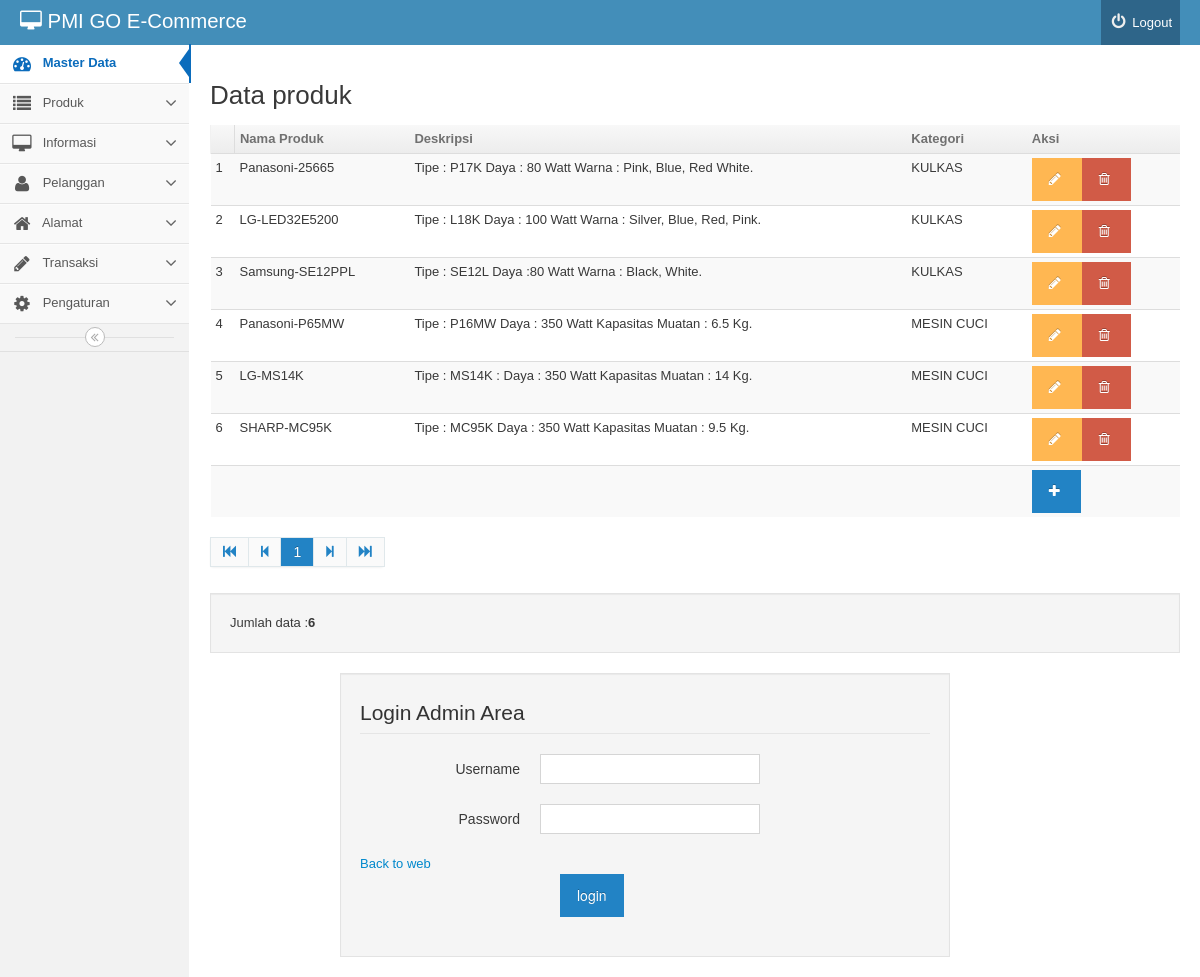
/backend/index.php (signed in), run on the app's committed database.
### tables this page shows
CREATE TABLE IF NOT EXISTS `produk` (
  `idproduk` int(10) NOT NULL AUTO_INCREMENT,
  `nama_produk` varchar(200) NOT NULL,
  `berat_produk` int(11) NOT NULL,
  `idkategori` int(255) NOT NULL,
  `deskripsi` text,
  `foto` varchar(50) DEFAULT NULL,
  PRIMARY KEY (`idproduk`)
);

CREATE TABLE IF NOT EXISTS `kategori` (
  `idkategori` int(11) NOT NULL AUTO_INCREMENT,
  `nama_kategori` varchar(40) NOT NULL,
  PRIMARY KEY (`idkategori`)
);

### backend/produk/produk_view.php (the view, shortened to what this page needs)
<div>
	<h2 id="headings"> Data produk</h2>
	<table  class="table table-striped table-condensed">
		<thead>
			<th><td><b>Nama Produk</b></td><td><b>Deskripsi</b></td><td><b>Kategori</b></td><td style='min-width: 100px'><b>Aksi</b></td></th>
		</thead>
		<tbody>
<?php
$batas='10';
$halaman=$_GET['halaman'];
$posisi=null;
if(empty($halaman)){
$posisi=0;
}else{
$posisi=($halaman-1)* $batas;
}
$query="SELECT produk.*, kategori.nama_kategori
 from produk,kategori
 where produk.idkategori=kategori.idkategori
 limit $posisi,$batas ";
$result=mysql_query($query) or die(mysql_error());
$no=1;
while($rows=mysql_fetch_object($result)){
			?>
			<tr>
				<td><?php echo $posisi+$no
				?></td>
				<td><?php echo $rows -> nama_produk; ?></td>
				<td><?php echo $rows ->deskripsi; ?></td>
			<td><?php echo $rows -> nama_kategori; ?></td>
				<td>
					<a href="index.php?mod=produk&pg=produk_form&id=<?php echo $rows -> idproduk; ?>"
				class='btn btn-warning'> <i class="icon-pencil"></i></a><a href="index.php?mod=produk&pg=produk_view&act=del&id=<?php echo $rows -> idproduk; ?>"
				onclick="return confirm('Yakin data akan dihapus?') ";
				class='btn btn-danger'> <i class="icon-trash"></i></a></td>
			</tr>
			<?php $no++;
				}
			?>
			<tr>
				<td colspan='4' ></td><td><a href="index.php?mod=produk&pg=produk_form"
				class='btn btn-primary'	><i class="icon-plus"></i></a></td>
			</tr>
		</tbody>
	</table>
	<?php
	$tampil2 = mysql_query("SELECT idproduk from produk");
	$jmldata = mysql_num_rows($tampil2);
?>
<div class='pagination'>
	<ul>
	</ul>
</div>
<div class='well'>Jumlah data :<strong><?php echo $jmldata; ?> </strong></div>
</div>

### data on the page
produk: no "1", nama_produk "Panasoni-25665", deskripsi "Tipe : P17K Daya : 80 Watt Warna : Pink, Blue, Red White.", idkategori.nama_kategori "KULKAS"
produk: no "2", nama_produk "LG-LED32E5200", deskripsi "Tipe : L18K Daya : 100 Watt Warna : Silver, Blue, Red, Pink.", idkategori.nama_kategori "KULKAS"
produk: no "3", nama_produk "Samsung-SE12PPL", deskripsi "Tipe : SE12L Daya :80 Watt Warna : Black, White.", idkategori.nama_kategori "KULKAS"
produk: no "4", nama_produk "Panasoni-P65MW", deskripsi "Tipe : P16MW Daya : 350 Watt Kapasitas Muatan : 6.5 Kg.", idkategori.nama_kategori "MESIN CUCI"
produk: no "5", nama_produk "LG-MS14K", deskripsi "Tipe : MS14K : Daya : 350 Watt Kapasitas Muatan : 14 Kg.", idkategori.nama_kategori "MESIN CUCI"
produk: no "6", nama_produk "SHARP-MC95K", deskripsi "Tipe : MC95K Daya : 350 Watt Kapasitas Muatan : 9.5 Kg.", idkategori.nama_kategori "MESIN CUCI"

### other printed values
$halaman "1"
$jmldata "6"
